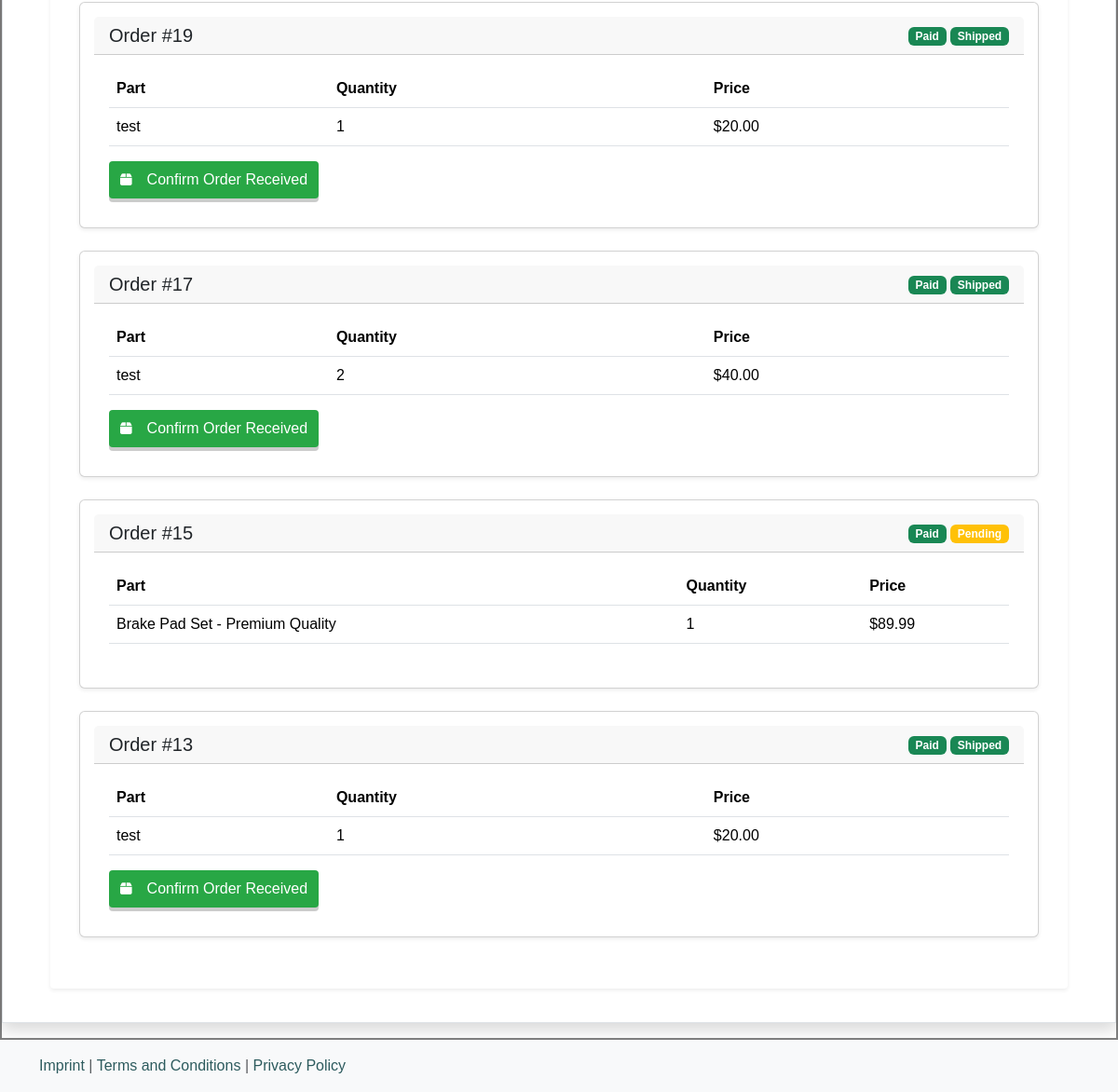
Before: /my_orders (signed in, lower part) with the older database file.
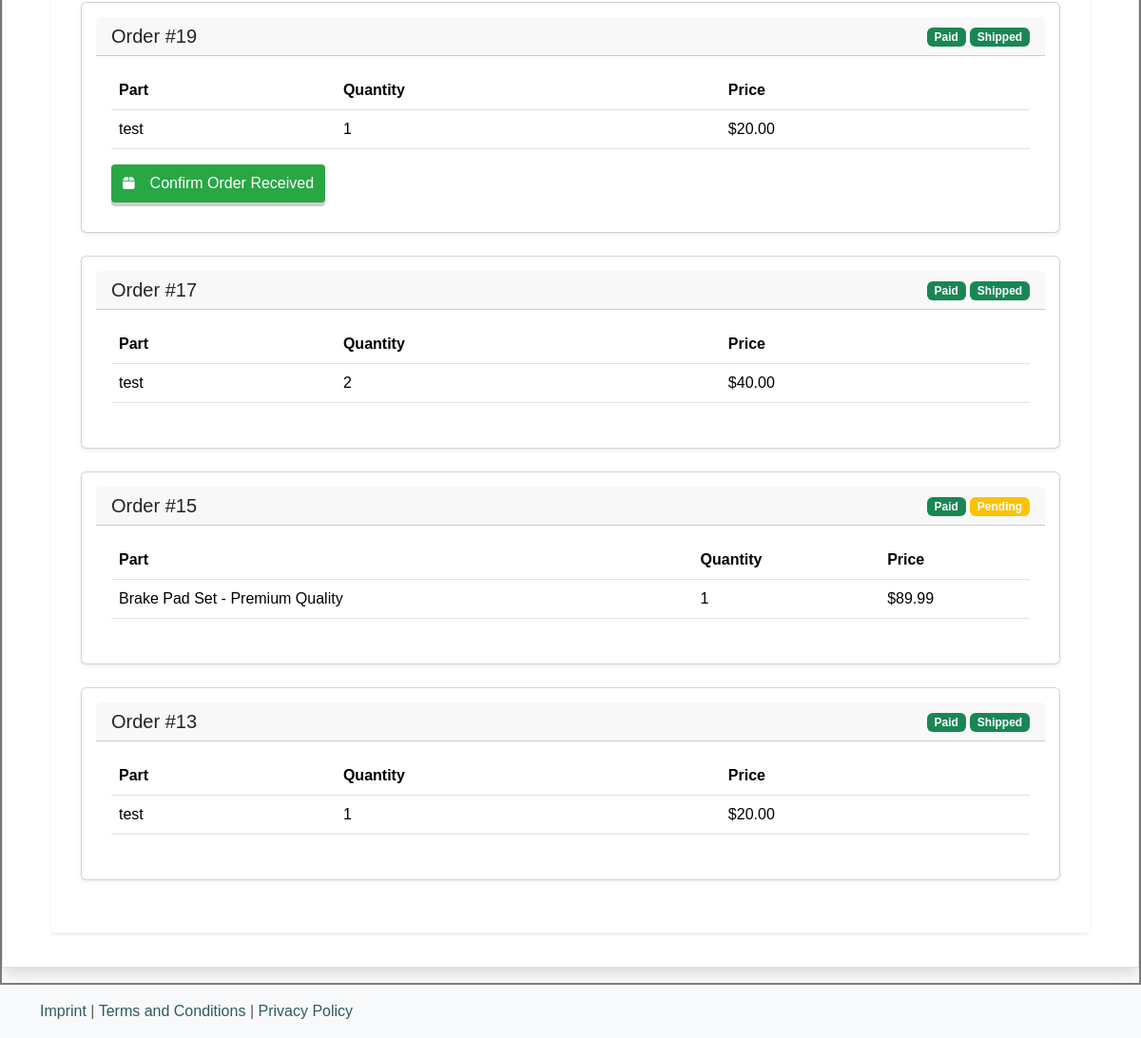
After: the same page with the newer database file.
### models.py (models this page shows, shortened)
class Order(db.Model):
    id = db.Column(db.Integer, primary_key=True)
    user_id = db.Column(db.Integer, db.ForeignKey('user.id'), nullable=False)
    user = db.relationship('User', backref=db.backref('orders', lazy=True))
    order_date = db.Column(db.DateTime, nullable=False, default=datetime.utcnow)
    total_amount = db.Column(db.Float, nullable=False)
    payment_status = db.Column(db.String(20), nullable=False, default='pending')
    payment_reference = db.Column(db.String(100), nullable=True)
    payment_date = db.Column(db.DateTime, nullable=True)
    shipping_name = db.Column(db.String(150), nullable=True)
    shipping_address = db.Column(db.Text, nullable=True)
    shipping_status = db.Column(db.String(20), nullable=False, default='pending')
    completion_status = db.Column(db.String(20), nullable=False, default='pending')
    purchases = db.relationship('Purchase', back_populates='order', lazy=True)

### app.py (the view)
@app.route('/my_orders')
@login_required
def my_orders():
    orders = Order.query.filter_by(user_id=current_user.id).order_by(Order.order_date.desc()).all()
    supplier_orders = []
    if current_user.role == 'supplier':
        supplier_orders = (Order.query
            .join(Purchase)
            .join(Part)
            .filter(Part.supplier_id == current_user.id)
            .order_by(Order.order_date.desc())
            .distinct()
            .all())
    return render_template('my_orders.html',
                         orders=orders,
                         supplier_orders=supplier_orders)

### app.py (called while the page is built)
@login_manager.user_loader
def load_user(user_id):
    return User.query.get(int(user_id))

### templates/my_orders.html (shortened to what this page needs)
{% extends "base.html" %}
{% block CONTENT %}
<div class="container mt-5">
    <div class="card border-0 shadow-sm card-orders">
        <div class="card-body">
            {% if orders %}
                {% for order in orders %}
                    <div class="card mb-4 shadow-sm">
                        <div class="card-header d-flex justify-content-between align-items-center">
                            <h5 class="mb-0">Order #{{ order.id }}</h5>
                            <div>
                                <span class="badge {% if order.payment_status == 'pending' %}bg-warning{% else %}bg-success{% endif %}">
                                    {{ order.payment_status|capitalize }}
                                </span>
                                <span class="badge {% if order.shipping_status == 'pending' %}bg-warning{% else %}bg-success{% endif %}">
                                    {{ order.shipping_status|capitalize }}
                                </span>
                            </div>
                        </div>
                        <div class="card-body">
                            <div class="table-responsive">
                                <table class="table">
                                    <thead>
                                        <tr>
                                            <th>Part</th>
                                            <th>Quantity</th>
                                            <th>Price</th>
                                        </tr>
                                    </thead>
                                    <tbody>
                                        {% for purchase in order.purchases %}
                                        <tr>
                                            <td>{{ purchase.part.name }}</td>
                                            <td>{{ purchase.quantity }}</td>
                                            <td>${{ "%.2f"|format(purchase.total_price) }}</td>
                                        </tr>
                                        {% endfor %}
                                    </tbody>
                                </table>
                            </div>
                            {% if order.completion_status == 'pending' and order.shipping_status == 'shipped' and order.user_id == current_user.id %}
                                <form method="POST" action="{{ url_for('confirm_completion', order_id=order.id) }}">
                                    <button type="submit" class="custom-button btn-success">
                                        <i class="fas fa-box me-2"></i>Confirm Order Received
                                    </button>
                                </form>
                            {% endif %}
                        </div>
                    </div>
                {% endfor %}
            {% else %}
                <div class="alert alert-info">You have no orders yet.</div>
            {% endif %}
        </div>
    </div>
</div>
{% endblock %}

Changed rows visible on the page:
changed Order id 17: no longer shows "Confirm Order Received"
changed Order id 13: no longer shows "Confirm Order Received"
